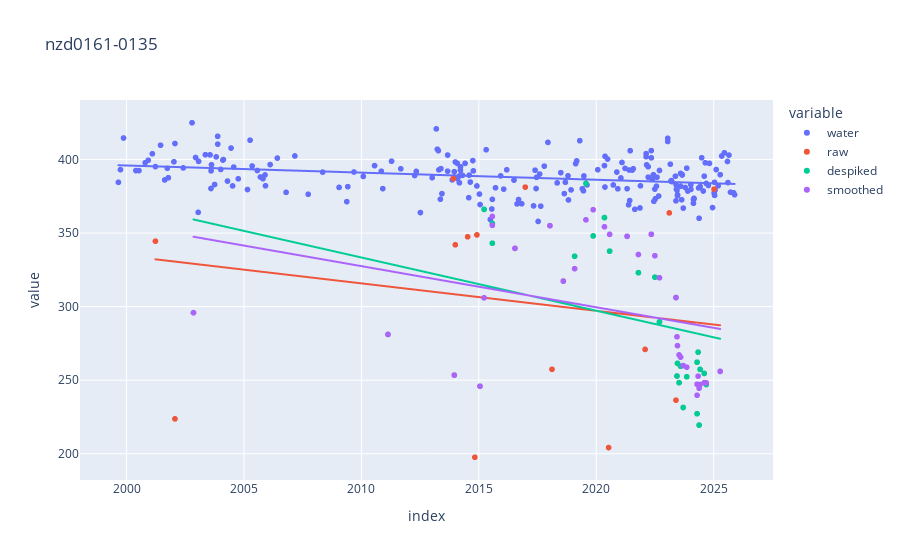

This figure's notebook cell:
### Code cell
from coastsat import SDS_transects

def despike(chainage, threshold=40):
    chainage = chainage.dropna()
    if len(chainage) < 5:
        return chainage
    chainage, dates = SDS_transects.identify_outliers(
        chainage.tolist(), chainage.index.tolist(), threshold
    )
    return pd.Series(chainage, index=dates)

despiked = despike(veg)
smoothed = despiked.rolling("180d", min_periods=1).mean()
df = pd.DataFrame({"water": water, "raw": veg, "despiked": despiked, "smoothed": smoothed})
px.scatter(df, trendline="ols", title=transect_id)
